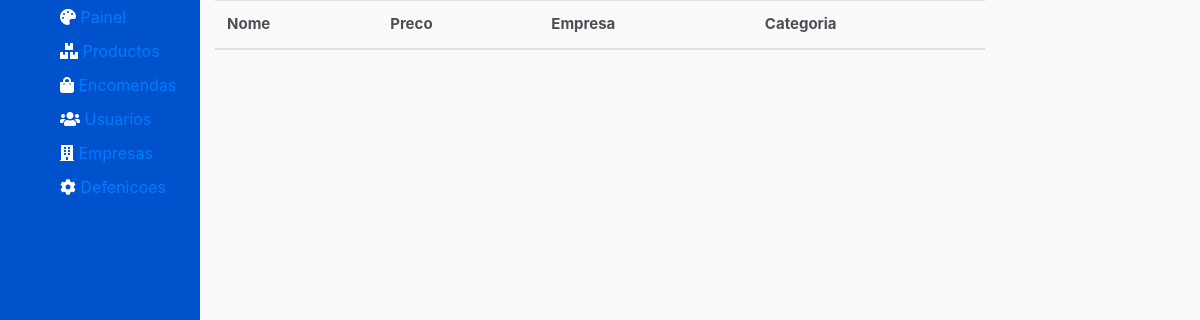
/dashboard/product/list, run on an earlier commit of the app's database.
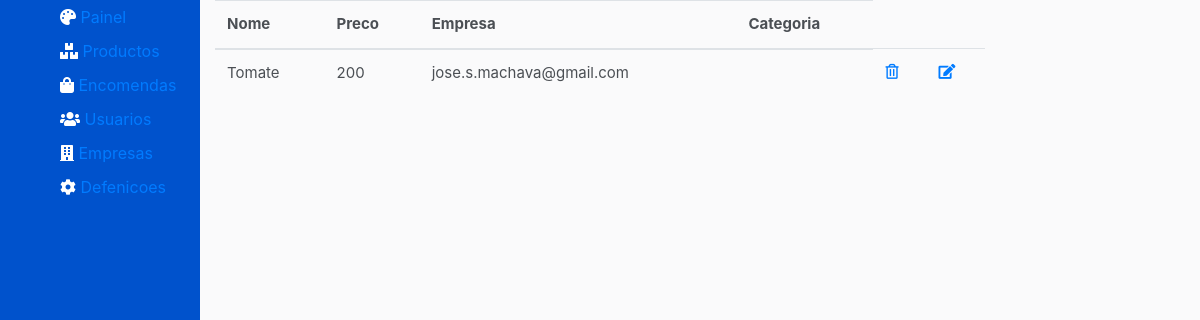
And on a later commit of the database.
### dashboard/models.py (models this page shows, shortened)
class Product(models.Model):
    name = models.CharField(max_length=30, blank=True)
    categories = models.ForeignKey(Category, on_delete=models.CASCADE)
    price = models.IntegerField()
    description = models.TextField(max_length=30, blank=True)
    company = models.ForeignKey(Company, on_delete=models.CASCADE)
    discount = models.CharField(max_length=30, blank=True)

### account/models.py (models this page shows)
class Company(models.Model):
    user = models.OneToOneField(settings.AUTH_USER_MODEL, on_delete=models.CASCADE)
    commercial_name = models.CharField(max_length=30, blank=False, unique=True)
    address = models.CharField(max_length=30, blank=True)
    categories = models.ForeignKey(Category, on_delete=models.CASCADE)
    created_date = models.DateTimeField(default=timezone.now)
    uploaded_at = models.DateTimeField(blank=True, null=True)
    def __str__(self):
        return str(self.user)

class User(AbstractUser):
    username = None
    email = models.EmailField(_('email address'), unique=True)
    phone_regex = RegexValidator(regex=r'^\+?258?\d{9,13}$', message="O número de telefone deve ser digitado no formato: '+258849293949'. São permitidos até 13 dígitos.")
    phone_number = models.CharField(validators=[phone_regex], max_length=13, blank=True) # validators should be a list
    USERNAME_FIELD = 'email'
    REQUIRED_FIELDS = []
    objects = UserManager()

### dashboard/views.py (the view)
# urls.py: path('product/list', views.ProductListView.as_view(),
class ProductListView(ListView):
    model = Product
    template_name = 'dashboard/product/list.html'
    context_object_name = 'products'
    paginate_by = 5
    def get_context_data(self, **kwargs):
        context = super(ProductListView, self).get_context_data(**kwargs)
        products = self.get_queryset()
        page = self.request.GET.get('page')
        paginator = Paginator(products, self.paginate_by)
        try:
            products = paginator.page(page)
        except PageNotAnInteger:
            products = paginator.page(1)
        except EmptyPage:
            products = paginator.page(paginator.num_pages)
        context['product'] = products
        return context

### price/templates/dashboard/product/list.html (shortened to what this page needs)
{% extends "price/layout/base.html" %}
{% load staticfiles %}
{% load staticfiles %}
{% block styles %}
<link rel="stylesheet" href="{% static 'stylesheet/main.css' %}">
<link rel="stylesheet" href="https://use.fontawesome.com/releases/v5.7.2/css/all.css">
<link rel="stylesheet" href="{% static 'stylesheet/dashboard.css' %}">
{% endblock %}
{% block content %}
<main>
    <div class="container-fluid">
        <div class="row">
                <div class="col-md-2 aside">
                    {% include "dashboard/aside.html" %}
                </div>
            <div class="col-md-8">
                <section>
                    <table class="table table-borderless">
                        <thead>
                        <tr>
                            <th scope="col">Nome</th>
                            <th scope="col">Preco</th>
                            <th scope="col">Empresa</th>
                            <th scope="col">Categoria</th>
                        </tr>
                        </thead>
                        <tbody>
                        {% for product in products %}
                        <tr>
                            <td colspan="1">{{ product.name }}</td>
                            <td>{{ product.price }}</td>
                            <td>{{ product.company }}</td>
                            <td>{{ product.category }}</td>
                            <td><a href="{% url 'product-delete' product.id   %}"><i class="far fa-trash-alt"></i></a></td>
                            <td><a href="{% url 'product-update' product.id   %}"> <i class="fas fa-edit"></i></i></a></td>
                        </tr>
                        {% endfor %}
                        </tbody>
                    </table>
                </section>
            </div>
        </div>
    </div>
</main>
{% endblock %}

What changed in the data, as far as the page shows it:
added Product: name "Tomate", price "200", company "jose.s.machava@gmail.com"
